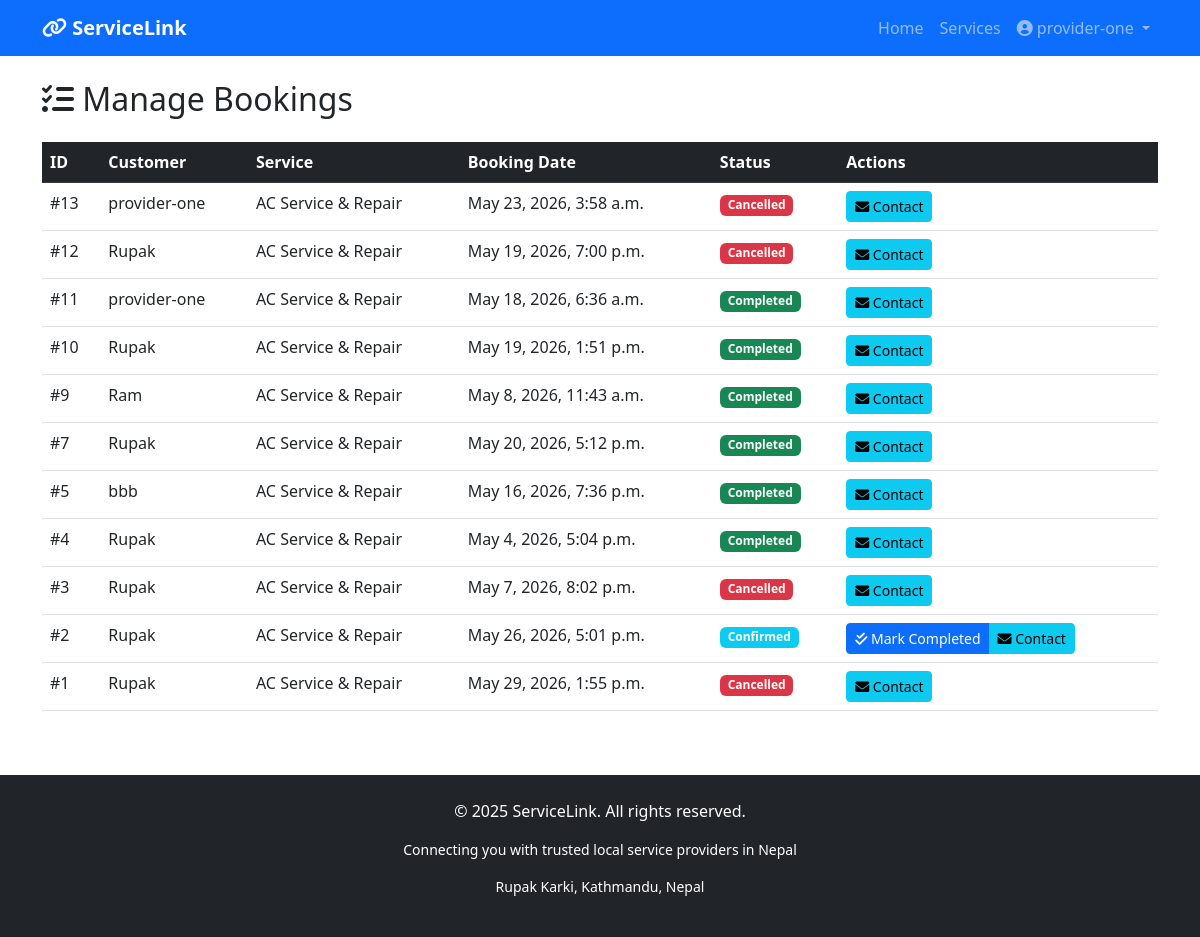
The app's page /services/manage-bookings/ (signed in), older data.
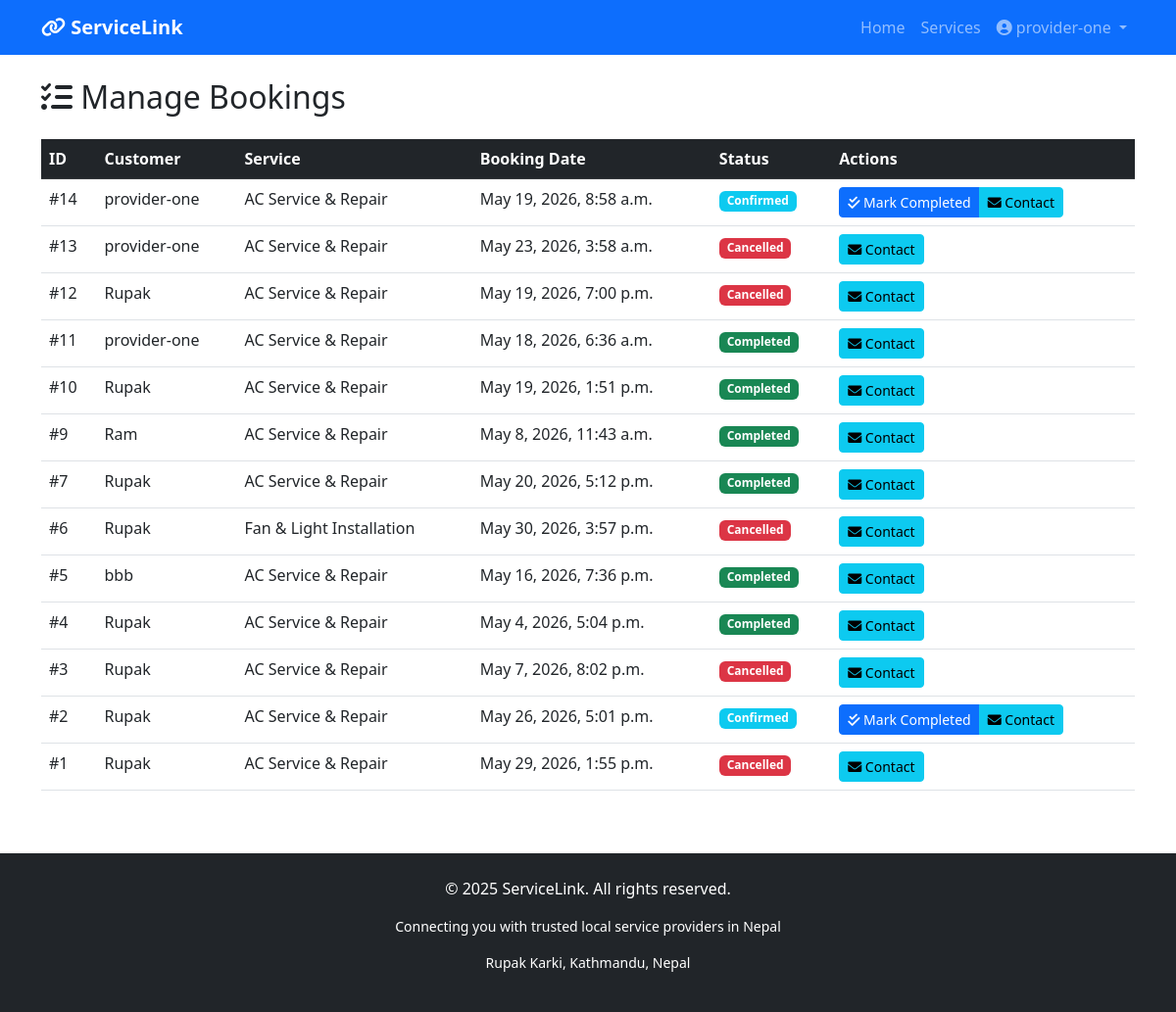
The same page, newer data.
### services/models.py (models this page shows, shortened)
class Booking(models.Model):
    STATUS_CHOICES = [
        ('pending', 'Pending'),
        ('confirmed', 'Confirmed'),
        ('completed', 'Completed'),
        ('cancelled', 'Cancelled'),
    ]
    service = models.ForeignKey(Service, on_delete=models.CASCADE, related_name='bookings')
    customer = models.ForeignKey(User, on_delete=models.CASCADE, related_name='bookings')
    booking_date = models.DateTimeField()
    special_requests = models.TextField(blank=True)
    status = models.CharField(max_length=20, choices=STATUS_CHOICES, default='pending')
    created_at = models.DateTimeField(auto_now_add=True)
    updated_at = models.DateTimeField(auto_now=True)
    class Meta:
        ordering = ['-created_at']

class Service(models.Model):
    title = models.CharField(max_length=200)
    description = models.TextField()
    price = models.DecimalField(max_digits=10, decimal_places=2)
    category = models.ForeignKey(Category, on_delete=models.CASCADE)
    provider = models.ForeignKey(User, on_delete=models.CASCADE, related_name='services')
    image = models.ImageField(upload_to='services/', blank=True, null=True)
    location = models.CharField(max_length=200, blank=True)
    is_available = models.BooleanField(default=True)
    created_at = models.DateTimeField(auto_now_add=True)

### services/views.py (the view)
# urls.py: path('manage-bookings/', views.manage_bookings, name='manage_bookings'),
@login_required
def manage_bookings(request):
    if request.user.profile.user_type != 'provider':
        messages.error(request, 'Access denied. Provider only area.')
        return redirect('dashboard')
    bookings = Booking.objects.filter(service__provider=request.user)
    return render(request, 'services/manage_bookings.html', {
        'bookings': bookings
    })

### services/templates/services/manage_bookings.html
{% extends 'base.html' %}
{% block content %}
<div class="container mt-4">
    <h2 class="mb-4"><i class="fas fa-tasks"></i> Manage Bookings</h2>
    {% if bookings %}
        <div class="table-responsive">
            <table class="table table-hover">
                <thead class="table-dark">
                    <tr>
                        <th>ID</th>
                        <th>Customer</th>
                        <th>Service</th>
                        <th>Booking Date</th>
                        <th>Status</th>
                        <th>Actions</th>
                    </tr>
                </thead>
                <tbody>
                    {% for booking in bookings %}
                    <tr>
                        <td>#{{ booking.id }}</td>
                        <td>{{ booking.customer.username }}</td>
                        <td>{{ booking.service.title|truncatechars:30 }}</td>
                        <td>{{ booking.booking_date|date:"M j, Y, g:i a" }}</td>
                        <td>
                            <span class="badge {% if booking.status == 'pending' %}bg-warning
                                               {% elif booking.status == 'confirmed' %}bg-info
                                               {% elif booking.status == 'completed' %}bg-success
                                               {% else %}bg-danger{% endif %}">
                                {{ booking.status|title }}
                            </span>
                        </td>
                        <td>
                            <div class="btn-group btn-group-sm">
                                {% if booking.status == 'pending' %}
                                    <a href="{% url 'update_booking_status' booking.id 'confirmed' %}" class="btn btn-success">
                                        <i class="fas fa-check"></i> Accept
                                    </a>
                                    <a href="{% url 'update_booking_status' booking.id 'cancelled' %}" class="btn btn-danger">
                                        <i class="fas fa-times"></i> Reject
                                    </a>
                                {% elif booking.status == 'confirmed' %}
                                    <a href="{% url 'update_booking_status' booking.id 'completed' %}" class="btn btn-primary">
                                        <i class="fas fa-check-double"></i> Mark Completed
                                    </a>
                                {% endif %}
                                <a href="#" class="btn btn-info" onclick="alert('Contact: {{ booking.customer.email }}')">
                                    <i class="fas fa-envelope"></i> Contact
                                </a>
                            </div>
                        </td>
                    </tr>
                    {% endfor %}
                </tbody>
            </table>
        </div>
    {% else %}
        <div class="alert alert-info text-center">
            <i class="fas fa-info-circle fa-2x mb-2"></i>
            <p>No bookings received yet.</p>
        </div>
    {% endif %}
</div>
{% endblock %}

Row changes from the older to the newer data that the page shows:
added Booking: id "14", customer.username "provider-one", service "AC Service & Repair", booking_date "May 19, 2026, 8:58 a.m.", status "Confirmed", shows "Mark Completed"
now on this page (row unchanged): Booking: id "6", customer.username "Rupak", service "Fan & Light Installation", booking_date "May 30, 2026, 3:57 p.m.", status "Cancelled"
